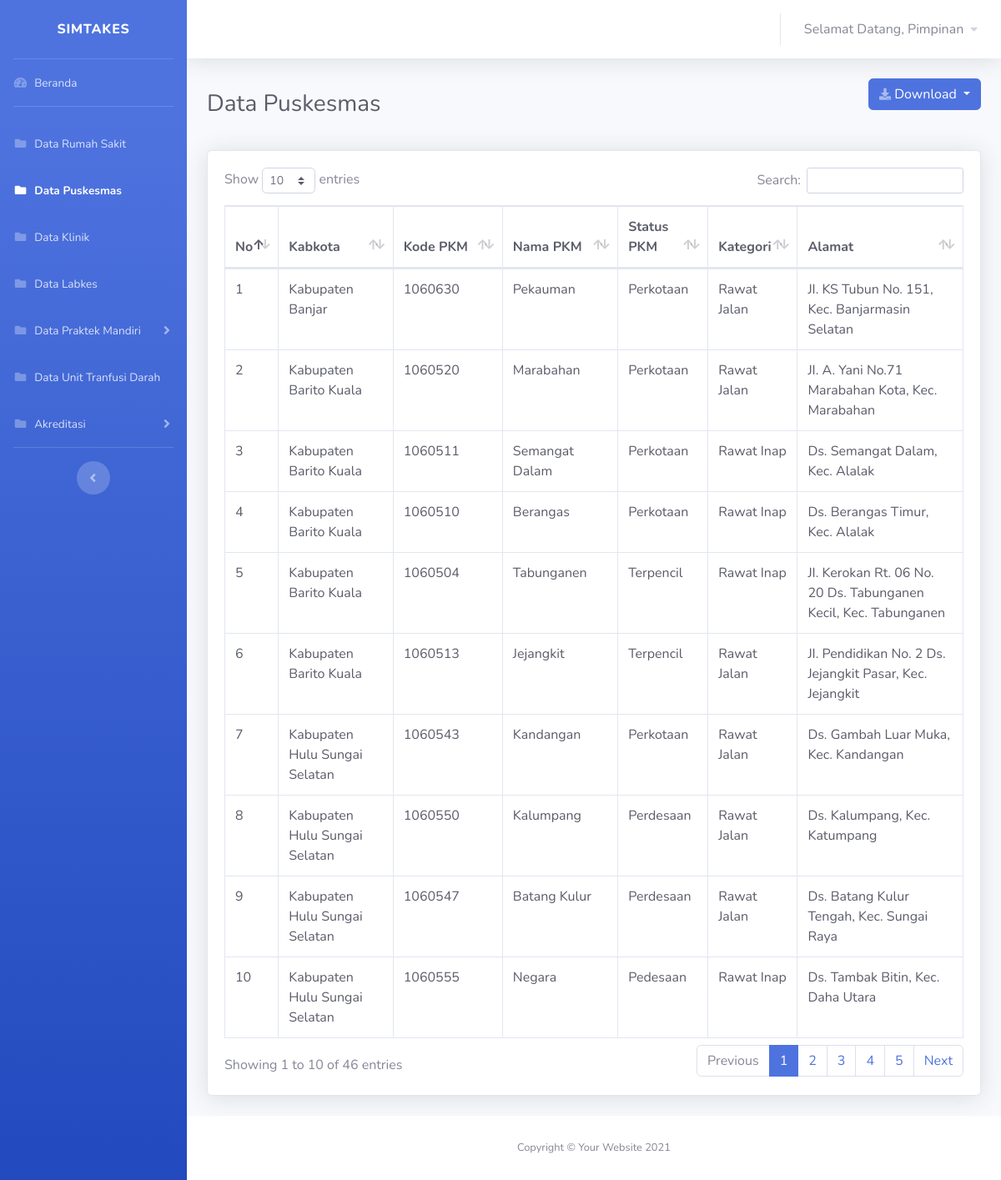
Page /views/pimpinan/puskesmas/puskesmas.php (signed in) on the committed database.
### tables this page shows
CREATE TABLE `user` (
  `id_user` int(11) NOT NULL,
  `username` varchar(30) NOT NULL,
  `nama` varchar(100) NOT NULL,
  `password` varchar(30) NOT NULL,
  `id_role` int(11) NOT NULL
);

CREATE TABLE `data_pkm` (
  `idx` int(11) NOT NULL,
  `kabkota` varchar(50) NOT NULL,
  `kodepkm` varchar(50) NOT NULL,
  `namapkm` varchar(50) NOT NULL,
  `statuspkm` varchar(50) NOT NULL,
  `kategori` varchar(50) NOT NULL,
  `alamat` varchar(255) NOT NULL
);

### koneksi.php (called while the page is built, shortened)
<?php
$koneksi = mysqli_connect("localhost", "root", "", "simtakes") or die(mysqli_error($koneksi));
$username = $_SESSION['username'];
$id_role = $_SESSION['id_role'];
function query($query)
{
    global $koneksi;
    $result = mysqli_query($koneksi, $query);
    $rows = [];
    while ($row = mysqli_fetch_assoc($result)) {
        $rows[] = $row;
    }
    return $rows;
}
?>

### views/pimpinan/puskesmas/puskesmas.php (the view, shortened to what this page needs)
<?php
require '../../../koneksi.php';
$puskesmas = query("SELECT * FROM data_pkm ORDER BY kabkota");
?>
<!DOCTYPE html>
<html lang="en">
<head>
    <link href="../../../vendor/fontawesome-free/css/all.min.css" rel="stylesheet" type="text/css">
    <link href="../../../css/sb-admin-2.min.css" rel="stylesheet">
    <link href="../../../vendor/datatables/dataTables.bootstrap4.min.css" rel="stylesheet">
</head>
<body id="page-top">
    <div id="wrapper">
        <ul class="navbar-nav bg-gradient-primary sidebar sidebar-dark accordion" id="accordionSidebar">
            <a class="sidebar-brand d-flex align-items-center justify-content-center" href="dashboard.php">
                <div class="sidebar-brand-text mx-3">SIMTAKES</div>
            </a>
            <hr class="sidebar-divider my-0">
            <li class="nav-item ">
                <a class="nav-link" href="../dashboard.php">
                    <i class="fas fa-fw fa-tachometer-alt"></i>
                    <span>Beranda</span></a>
            </li>
            <hr class="sidebar-divider">
            <li class="nav-item">
                <a class="nav-link" href="../rumahsakit/rumahsakit.php">
                <i class="fas fa-fw fa-folder"></i>
                    <span>Data Rumah Sakit</span></a>
            </li>
            <li class="nav-item active">
                <a class="nav-link " href="" >
                    <i class="fas fa-fw fa-folder"></i>
                    <span>Data Puskesmas</span>
                </a>
            </li>
            <li class="nav-item">
                <a class="nav-link " href="../klinik/klinik.php" >
                    <i class="fas fa-fw fa-folder"></i>
                    <span>Data Klinik</span>
                </a>
            </li>
            <li class="nav-item">
                <a class="nav-link " href="../labkes/labkes.php" >
                    <i class="fas fa-fw fa-folder"></i>
                    <span>Data Labkes</span>
                </a>
            </li>
            <li class="nav-item">
                <a class="nav-link collapsed" href="#" data-toggle="collapse" data-target="#collapsePages"
                    aria-expanded="true" aria-controls="collapsePages">
                    <i class="fas fa-fw fa-folder"></i>
                    <span>Data Praktek Mandiri</span>
                </a>
            </li>
            <li class="nav-item">
                <a class="nav-link" href="../transfusidarah/transfusidarah.php">
                <i class="fas fa-fw fa-folder"></i>
                    <span>Data Unit Tranfusi Darah</span></a>
            </li>
            <li class="nav-item">
                <a class="nav-link collapsed" href="#" data-toggle="collapse" data-target="#collapseAkreditasi"
                    aria-expanded="true" aria-controls="collapseAkreditasi">
                    <i class="fas fa-fw fa-folder"></i>
                    <span>Akreditasi</span>
                </a>
            </li>
            <hr class="sidebar-divider d-none d-md-block">
            <div class="text-center d-none d-md-inline">
                <button class="rounded-circle border-0" id="sidebarToggle"></button>
            </div>
        </ul>
        <div id="content-wrapper" class="d-flex flex-column">
            <div id="content">
                <nav class="navbar navbar-expand navbar-light bg-white topbar mb-4 static-top shadow">
                    <ul class="navbar-nav ml-auto">
                        <li class="nav-item dropdown no-arrow">
                            <a class="nav-link dropdown-toggle" href="#" id="userDropdown" role="button"
                                data-toggle="dropdown" aria-haspopup="true" aria-expanded="false">
                                <span class="mr-2 d-none d-lg-inline text-gray-600">Selamat Datang,
                                <?php $index = mysqli_query($koneksi,"SELECT nama from user where username='$username' AND id_role = '$id_role'");
                                $row = mysqli_fetch_array($index);
                                if ($row && $row["nama"] == !'') {
                                echo $row['nama'];
                                }else
                                {
                                echo "no class";
                                }
                                ?>
                                </span>
                                    <i class="fas fa-caret-down fa-sm"></i>
                            </a>
                        </li>
                    </ul>
                </nav>
                <div class="container-fluid">
                    <div class="d-sm-flex align-items-center justify-content-between mb-4">
                        <h1 class="h3 mb-0 text-gray-800">Data Puskesmas</h1>
                        <div class="d-sm-flex align-items-center justify-content-between mb-4">
                            <div class="btn-group">
                                <button type="button" class="btn btn-primary dropdown-toggle " data-toggle="dropdown" aria-haspopup="true" aria-expanded="false"><i
                                    class="fas fa-download fa-sm text-white-50"></i>
                                    Download
                                </button>
                            </div>
                        </div>
                    </div>
                        <div class="card shadow mb-4">
                            <div class="card-body">
                                <div class="table-responsive">
                                    <table class="table table-bordered text-dark" id="dataTable" width="100%" cellspacing="0">
                                        <thead>
                                            <tr>
                                            <th>No</th>
                                            <th>Kabkota</th>
                                            <th>Kode PKM</th>
                                            <th>Nama PKM</th>
                                            <th>Status PKM</th>
                                            <th>Kategori</th>
                                            <th>Alamat</th>
                                            </tr>
                                        </thead>
                                        <tbody>
                                            <?php $no = 1; ?>
                                            <?php foreach ($puskesmas as $data_pus) : ?>
                                            <tr>
                                                <td><?= $no++ ?></td>
                                                <td><?= $data_pus['kabkota'] ?></td>
                                                <td><?= $data_pus['kodepkm'] ?></td>
                                                <td><?= $data_pus['namapkm'] ?></td>
                                                <td><?= $data_pus['statuspkm'] ?></td>
                                                <td><?= $data_pus['kategori'] ?></td>
                                                <td><?= $data_pus['alamat'] ?></td>
                                            </tr>
                                            <?php endforeach ?>
                                        </tbody>
                                    </table>
                                </div>
                            </div>
                        </div>
                </div>
            </div>
            <footer class="sticky-footer bg-white">
                <div class="container my-auto">
                    <div class="copyright text-center my-auto">
                        <span>Copyright &copy; Your Website 2021</span>
                    </div>
                </div>
            </footer>
        </div>
    </div>
</body>
</html>

### rows in the picture
user: nama "Pimpinan"
data_pkm: kabkota "Kabupaten Banjar", kodepkm "1060630", namapkm "Pekauman", statuspkm "Perkotaan", kategori "Rawat Jalan", alamat "JI. KS Tubun No. 151, Kec. Banjarmasin Selatan"
data_pkm: kabkota "Kabupaten Barito Kuala", kodepkm "1060520", namapkm "Marabahan", statuspkm "Perkotaan", kategori "Rawat Jalan", alamat "JI. A. Yani No.71 Marabahan Kota, Kec. Marabahan"
data_pkm: kabkota "Kabupaten Barito Kuala", kodepkm "1060511", namapkm "Semangat Dalam", statuspkm "Perkotaan", kategori "Rawat Inap", alamat "Ds. Semangat Dalam, Kec. Alalak"
data_pkm: kabkota "Kabupaten Barito Kuala", kodepkm "1060510", namapkm "Berangas", statuspkm "Perkotaan", kategori "Rawat Inap", alamat "Ds. Berangas Timur, Kec. Alalak"
data_pkm: kabkota "Kabupaten Barito Kuala", kodepkm "1060504", namapkm "Tabunganen", statuspkm "Terpencil", kategori "Rawat Inap", alamat "JI. Kerokan Rt. 06 No. 20 Ds. Tabunganen Kecil, Kec. Tabunganen"
data_pkm: kabkota "Kabupaten Barito Kuala", kodepkm "1060513", namapkm "Jejangkit", statuspkm "Terpencil", kategori "Rawat Jalan", alamat "JI. Pendidikan No. 2 Ds. Jejangkit Pasar, Kec. Jejangkit"
data_pkm: kabkota "Kabupaten Hulu Sungai Selatan", kodepkm "1060543", namapkm "Kandangan", statuspkm "Perkotaan", kategori "Rawat Jalan", alamat "Ds. Gambah Luar Muka, Kec. Kandangan"
data_pkm: kabkota "Kabupaten Hulu Sungai Selatan", kodepkm "1060550", namapkm "Kalumpang", statuspkm "Perdesaan", kategori "Rawat Jalan", alamat "Ds. Kalumpang, Kec. Katumpang"
data_pkm: kabkota "Kabupaten Hulu Sungai Selatan", kodepkm "1060547", namapkm "Batang Kulur", statuspkm "Perdesaan", kategori "Rawat Jalan", alamat "Ds. Batang Kulur Tengah, Kec. Sungai Raya"
data_pkm: kabkota "Kabupaten Hulu Sungai Selatan", kodepkm "1060555", namapkm "Negara", statuspkm "Pedesaan", kategori "Rawat Inap", alamat "Ds. Tambak Bitin, Kec. Daha Utara"
